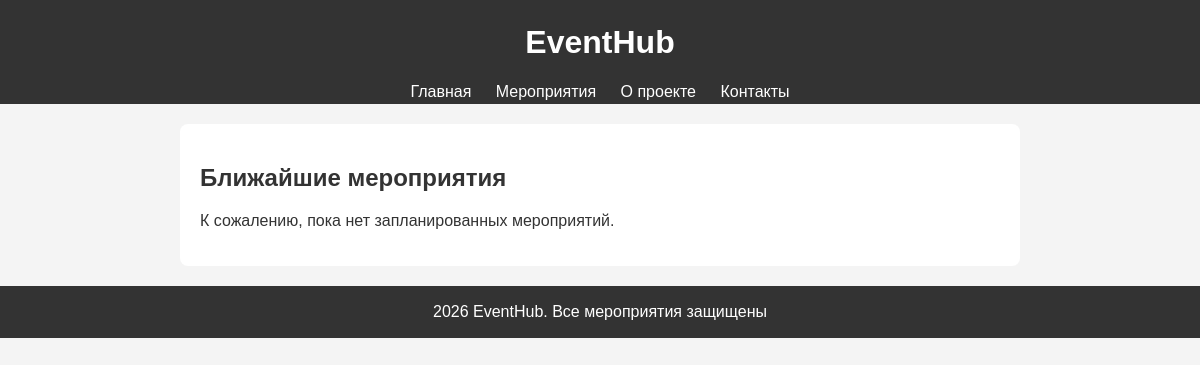
Page /events/ on the earlier database version.
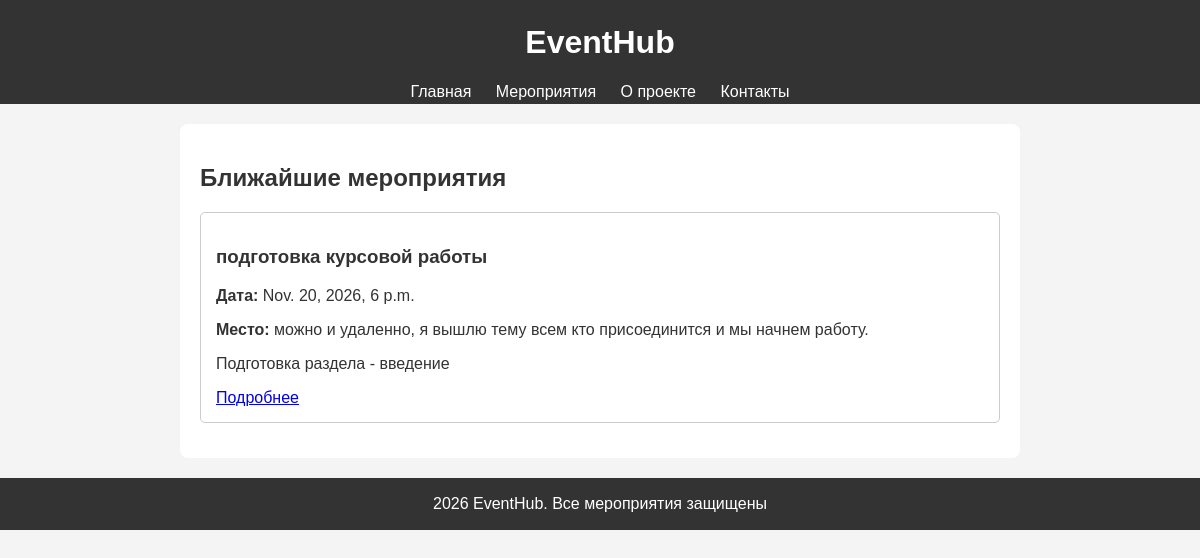
Same page on the later database version.
### events/models.py (models this page shows, shortened)
class Event(models.Model):
    title = models.CharField(max_length=200)
    short_description = models.TextField()
    description = models.TextField()
    date = models.DateTimeField()
    location = models.CharField(max_length=255)
    image = models.ImageField(upload_to='events/', blank=True, null=True)
    is_published = models.BooleanField(default=False)
    capacity = models.PositiveIntegerField(blank=True, null=True)

### events/views.py (the view)
# urls.py: path('events/', event_views.event_list, name='event_list'),
def event_list(request):
    events = Event.objects.filter(is_published=True).order_by('date')
    return render(request, 'event_list.html', {'events': events})

### templates/event_list.html
{% extends 'base.html' %}
{% block content %}
    <h2>Ближайшие мероприятия</h2>
    {% for event in events %}
        <div class="event-card">
            <h3>{{ event.title }}</h3>
            <p><strong>Дата:</strong> {{ event.date }}</p>
            <p><strong>Место:</strong> {{ event.location }}</p>
            <p>{{ event.short_description }}</p>
            <a href="/events/{{ event.id }}/">Подробнее</a>
        </div>
    {% empty %}
        <p>К сожалению, пока нет запланированных мероприятий.</p>
    {% endfor %}
{% endblock %}

### templates/base.html (shortened to what this page needs)
<!DOCTYPE html>
<html lang="ru">
<head>
</head>
<body>
    <header>
        <h1>EventHub</h1>
        <nav>
            <a href="/">Главная</a>
            <a href="/events/">Мероприятия</a>
            <a href="/about/">О проекте</a>
            <a href="/contacts/">Контакты</a>
        </nav>
    </header>
    <main>
        {% block content %}
        {% endblock %}
    </main>
    <footer>
        <p> 2026 EventHub. Все мероприятия защищены</p>
    </footer>
</body>
</html>

### templates/base.html (style rules this page uses)
body { font-family: Arial, sans-serif; margin: 0; padding: 0; background:#f4f4f4; color: #333; }
header { background: #333; color: #fff; padding: 3px; text-align: center; }
header a { color: #fff; text-decoration: none; margin: 0 10px; }
main { max-width: 800px; margin: 20px auto; padding: 20px; background: #fff; border-radius: 8px; }
footer { text-align: center; padding: 1px; background: #333; color: #fff; margin-top: 20px; }
.event-card { border: 1px solid #ccc; padding: 15px; margin-bottom: 15px; border-radius: 5px; }

Differences in the rows shown:
added Event: title "подготовка курсовой работы", date "Nov. 20, 2026, 6 p.m.", location "можно и удаленно, я вышлю тему всем кто присоединится и мы начнем работу.", short_description "Подготовка раздела - введение"
Other differences:
text no longer shown: "К сожалению, пока нет запланированных мероприятий."
